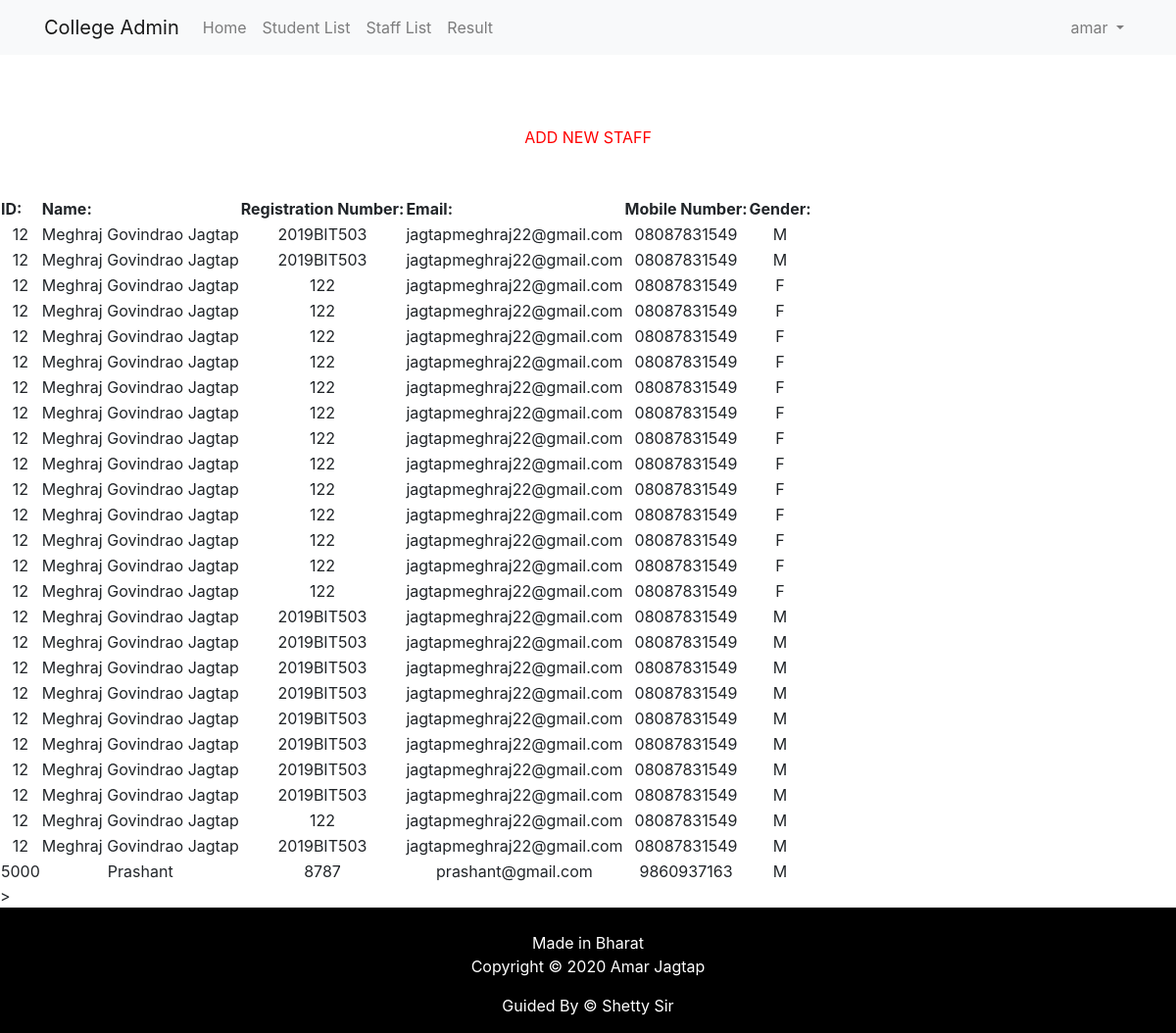
Page /show1 (signed in) on the committed database.
### member/models.py (models this page shows, shortened)
class Staff(models.Model):
    eid = models.CharField(max_length=20)
    name = models.CharField(max_length=100)
    reg_no = models.CharField(max_length=100)
    email = models.EmailField()
    mob = models.CharField(max_length=100)
    gender = models.CharField(choices=GENDER_CATEGORY, max_length=2)

### member/views.py (the view)
# urls.py: path('show1', views.show1),
def show1(request):
    member = Staff.objects.all()
    return render(request,"show1.html",{'member':member})

### member/templates/show1.html (shortened to what this page needs)
<!doctype html>
<html lang="en">
<head>
  <link rel="stylesheet" href="https://stackpath.bootstrapcdn.com/bootstrap/4.1.3/css/bootstrap.min.css">
</head>
<body>
  <nav class="navbar navbar-expand-lg navbar-light bg-light mb-4">
    <div class="container">
      <a class="navbar-brand" href="{% url 'home' %}">College Admin</a>
      <div class="collapse navbar-collapse" id="navbarSupportedContent">
        <ul class="navbar-nav mr-auto">
          <li class="nav-item">
            <a class="nav-link" href="{% url 'home' %}">Home</a>
          </li>
          {% if user.is_authenticated %}
            <li class="nav-item">
              <a class="nav-link" href="show">Student List</a>
            </li>
            <li class="nav-item">
              <a class="nav-link" href="show1">Staff List</a>
            </li>
            <li class="nav-item">
              <a class="nav-link" href="show2">Result</a>
            </li>
          {% endif %}
        </ul>
        {% if user.is_authenticated %}
          <ul class="navbar-nav">
            <li class="nav-item dropdown">
              <a class="nav-link dropdown-toggle" href="#" id="navbarDropdown" role="button" data-toggle="dropdown" aria-haspopup="true" aria-expanded="false">
                {{ user.username }}
              </a>
            </li>
          </ul>
        {% else %}
          <form class="form-inline my-2 my-lg-0">
            <a href="{% url 'login' %}" class="btn btn-outline-secondary">Log in</a>
            <a href="{% url 'signup' %}" class="btn btn-primary ml-2">Sign up</a>
          </form>
        {% endif %}
      </div>
    </div>
  </nav>
</body>
</html>
<center><a href="emp1" style="color:red">ADD NEW STAFF</a></center>
{% load static %}
{% block content %}
<div>
  <table id='table-123'>
    <thead>
  <tr>
      <th>ID:</th>
      <th>Name:</th>
      <th>Registration Number:</th>
    <th>Email:</th>
      <th>Mobile Number:</th>
      <th>Gender:</th>
  </tr>
  </thead>
  <tbody>
          {% for entry in member %}
          <tr>
            <td align="center"> {{ entry.eid}} </td>
            <td align="center"> {{ entry.name }} </td>
            <td align="center"> {{ entry.reg_no}} </td>
           <td align="center"> {{ entry.email}} </td>
           <td align="center"> {{ entry.mob}} </td>
           <td align="center"> {{ entry.gender}} </td>
        </tr>
        {% endfor %}
</tbody>
</table>
{% block js %}
<script src="https://ajax.googleapis.com/ajax/libs/jquery/3.3.1/jquery.min.js"></script>>
<link rel="stylesheet" type="text/css" href="https://cdn.datatables.net/v/dt/jszip-2.5.0/dt-1.10.20/af-2.3.4/b-1.6.1/b-colvis-1.6.1/b-flash-1.6.1/b-html5-1.6.1/b-print-1.6.1/cr-1.5.2/fc-3.3.0/fh-3.1.6/kt-2.5.1/r-2.2.3/rg-1.1.1/rr-1.2.6/sc-2.0.1/sl-1.3.1/datatables.min.css"/>
</div>
{% endblock js %}
{% endblock %}
</head>
<footer>
<br>
  <div class="container">
    <div class="row">
               <div class="col-md-12 col-sm-12">
                    <div style="color:#ffffff;"class="wow fadeInUp footer-copyright">
                         <p>Made in Bharat <br>
                         Copyright &copy;   2020  Amar Jagtap </p>
                      <p>Guided By &copy;   Shetty Sir</p>
                    </div>
               </div>
    </div>
  </div>
</footer>

### member/templates/show1.html (style rules this page uses)
footer { padding: 0px 0px 0px 0px; background-color:black; margin:0px; }
p { text-align:center; }

### rows in the picture
Staff: eid "12", name "Meghraj Govindrao Jagtap", reg_no "2019BIT503", email "jagtapmeghraj22@gmail.com", mob "08087831549", gender "M"
Staff: eid "12", name "Meghraj Govindrao Jagtap", reg_no "2019BIT503", email "jagtapmeghraj22@gmail.com", mob "08087831549", gender "M"
Staff: eid "12", name "Meghraj Govindrao Jagtap", reg_no "122", email "jagtapmeghraj22@gmail.com", mob "08087831549", gender "F"
Staff: eid "12", name "Meghraj Govindrao Jagtap", reg_no "122", email "jagtapmeghraj22@gmail.com", mob "08087831549", gender "F"
Staff: eid "12", name "Meghraj Govindrao Jagtap", reg_no "122", email "jagtapmeghraj22@gmail.com", mob "08087831549", gender "F"
Staff: eid "12", name "Meghraj Govindrao Jagtap", reg_no "122", email "jagtapmeghraj22@gmail.com", mob "08087831549", gender "F"
Staff: eid "12", name "Meghraj Govindrao Jagtap", reg_no "122", email "jagtapmeghraj22@gmail.com", mob "08087831549", gender "F"
Staff: eid "12", name "Meghraj Govindrao Jagtap", reg_no "122", email "jagtapmeghraj22@gmail.com", mob "08087831549", gender "F"
Staff: eid "12", name "Meghraj Govindrao Jagtap", reg_no "122", email "jagtapmeghraj22@gmail.com", mob "08087831549", gender "F"
Staff: eid "12", name "Meghraj Govindrao Jagtap", reg_no "122", email "jagtapmeghraj22@gmail.com", mob "08087831549", gender "F"
Staff: eid "12", name "Meghraj Govindrao Jagtap", reg_no "122", email "jagtapmeghraj22@gmail.com", mob "08087831549", gender "F"
Staff: eid "12", name "Meghraj Govindrao Jagtap", reg_no "122", email "jagtapmeghraj22@gmail.com", mob "08087831549", gender "F"
Staff: eid "12", name "Meghraj Govindrao Jagtap", reg_no "122", email "jagtapmeghraj22@gmail.com", mob "08087831549", gender "F"
Staff: eid "12", name "Meghraj Govindrao Jagtap", reg_no "122", email "jagtapmeghraj22@gmail.com", mob "08087831549", gender "F"
Staff: eid "12", name "Meghraj Govindrao Jagtap", reg_no "122", email "jagtapmeghraj22@gmail.com", mob "08087831549", gender "F"
Staff: eid "12", name "Meghraj Govindrao Jagtap", reg_no "2019BIT503", email "jagtapmeghraj22@gmail.com", mob "08087831549", gender "M"
Staff: eid "12", name "Meghraj Govindrao Jagtap", reg_no "2019BIT503", email "jagtapmeghraj22@gmail.com", mob "08087831549", gender "M"
Staff: eid "12", name "Meghraj Govindrao Jagtap", reg_no "2019BIT503", email "jagtapmeghraj22@gmail.com", mob "08087831549", gender "M"
Staff: eid "12", name "Meghraj Govindrao Jagtap", reg_no "2019BIT503", email "jagtapmeghraj22@gmail.com", mob "08087831549", gender "M"
Staff: eid "12", name "Meghraj Govindrao Jagtap", reg_no "2019BIT503", email "jagtapmeghraj22@gmail.com", mob "08087831549", gender "M"
Staff: eid "12", name "Meghraj Govindrao Jagtap", reg_no "2019BIT503", email "jagtapmeghraj22@gmail.com", mob "08087831549", gender "M"
Staff: eid "12", name "Meghraj Govindrao Jagtap", reg_no "2019BIT503", email "jagtapmeghraj22@gmail.com", mob "08087831549", gender "M"
Staff: eid "12", name "Meghraj Govindrao Jagtap", reg_no "2019BIT503", email "jagtapmeghraj22@gmail.com", mob "08087831549", gender "M"
Staff: eid "12", name "Meghraj Govindrao Jagtap", reg_no "122", email "jagtapmeghraj22@gmail.com", mob "08087831549", gender "M"
Staff: eid "12", name "Meghraj Govindrao Jagtap", reg_no "2019BIT503", email "jagtapmeghraj22@gmail.com", mob "08087831549", gender "M"
Staff: eid "5000", name "Prashant", reg_no "8787", email "prashant@gmail.com", mob "9860937163", gender "M"

### other values in the picture
{{ user.username }} "amar"
